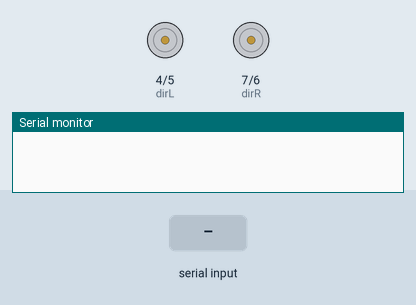
A sketch run on a simulated Arduino Uno, built with avr-gcc and run on an emulated ATmega328P. On the bench: direction and speed pins drawn as motors (green arrow = direction pin HIGH = forward, orange = LOW = backward, longer = more drive), the last lines printed to the serial monitor. Inputs (shaded band) come from the test bench.

Above: at 1.2 s.
1.3 s: "w" received over Serial
At 2.5 s:
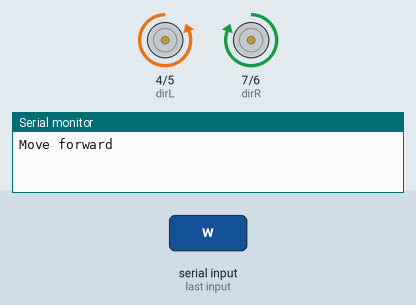
2.8 s: "s" received over Serial
At 3.8 s:
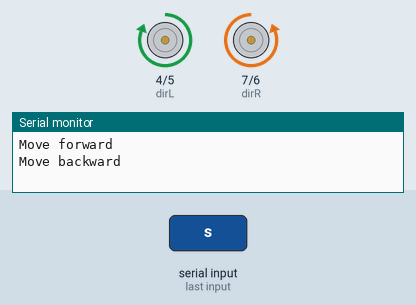
4.3 s: "a" received over Serial
At 5.0 s:
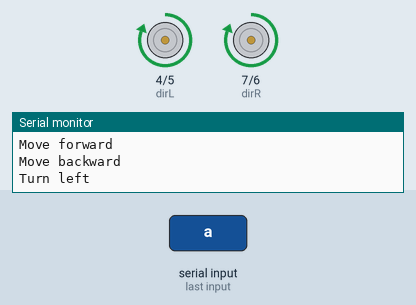
5.8 s: "d" received over Serial
At 6.1 s:
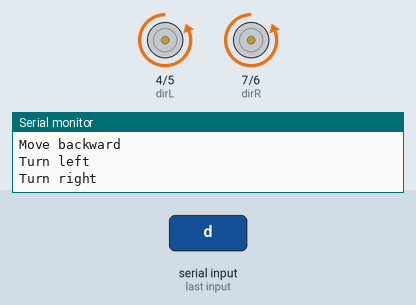
7.3 s: "W" received over Serial
At 8.5 s:
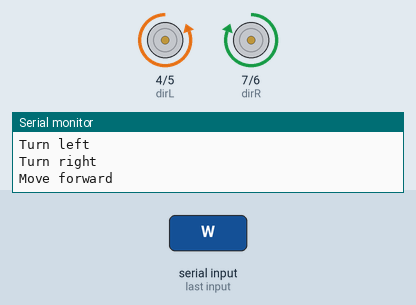
8.8 s: "0" received over Serial
At 9.6 s:
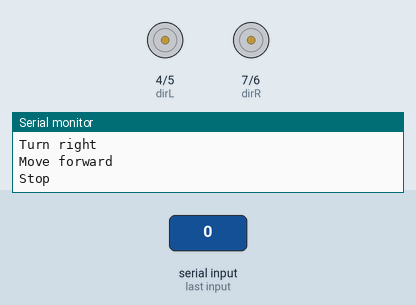
Timing chart, 0 to 11.3 s (numbered marks = the images above; inputs shaded):
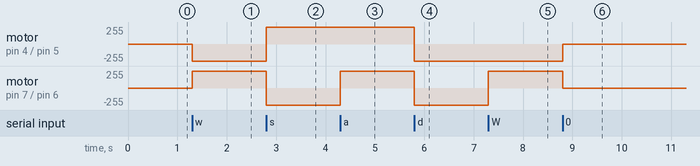

Measured:
- after the input at 1.3 s, motor on pin 4 (dirL) / pin 5 (enL): stopped → backward 255/255 at once; motor on pin 7 (dirR) / pin 6 (enR): stopped → forward 255/255 at once
- after the input at 2.8 s, motor on pin 4 (dirL) / pin 5 (enL): backward 255/255 → forward 255/255 at once; motor on pin 7 (dirR) / pin 6 (enR): forward 255/255 → backward 255/255 at once
- after the input at 4.3 s, motor on pin 7 (dirR) / pin 6 (enR): backward 255/255 → forward 255/255 at once
- after the input at 5.8 s, motor on pin 4 (dirL) / pin 5 (enL), motor on pin 7 (dirR) / pin 6 (enR): forward 255/255 → backward 255/255 at once
- after the input at 7.3 s, motor on pin 7 (dirR) / pin 6 (enR): backward 255/255 → forward 255/255 at once
- after the input at 8.8 s, motor on pin 4 (dirL) / pin 5 (enL): backward 255/255 → stopped at once; motor on pin 7 (dirR) / pin 6 (enR): forward 255/255 → stopped at once

The sketch:

Tester.ino
```cpp
#include <Actuator.h>

#define enL 5
#define enR 6
#define dirL 4
#define dirR 7

Actuator motors(enL, enR, dirL, dirR);

char command = '\0';

void setup() {
  Serial.begin(38400);
}

void loop() {
  //  for (int i = 0; i <= 255; i++) {
  //    motors.forward(i);
  //    delay(10);
  //  }
  //  for (int i = 255; i >= 0; i--) {
  //    motors.forward(i);
  //    delay(10);
  //  }
  //
  //  for (int i = 0; i <= 255; i++) {
  //    motors.reverse(i);
  //    delay(10);
  //  }
  //  for (int i = 255; i >= 0; i--) {
  //    motors.reverse(i);
  //    delay(10);
  //  }

  if (Serial.available() > 0) {
    command = Serial.read();
    switch (command) {
      case 'w':
      case 'W':
        Serial.println("Move forward");
        motors.forward();
        break;

      case 's':
      case 'S':
        Serial.println("Move backward");
        motors.reverse();
        break;

      case 'a':
      case 'A':
        Serial.println("Turn left");
        motors.left();
        break;

      case 'd':
      case 'D':
        Serial.println("Turn right");
        motors.right();
        break;

      case '0':
        Serial.println("Stop");
        motors.stop();
        break;

      default:
        Serial.println("Command not listed");
        motors.stop();
        break;
    }
  }
}
```

Actuator.cpp
```cpp
//
// Created by Sheldon on 3/26/2017.
//

#include "Actuator.h"

Actuator::Actuator(int en, int dir) {
  pinMode(en, OUTPUT);
  pinMode(dir, OUTPUT);
  _en = en;
  _dir = dir;
}

Actuator::Actuator(int enL, int enR, int dirL, int dirR) {
  pinMode(enL, OUTPUT);
  pinMode(enR, OUTPUT);
  pinMode(dirL, OUTPUT);
  pinMode(dirR, OUTPUT);
  _enL = enL;
  _enR = enR;
  _dirL = dirL;
  _dirR = dirR;
}
void Actuator::forwardIndependent() {
  digitalWrite(_dir, LOW);
  analogWrite(_en, 255);
}

void Actuator::forward() {
  digitalWrite(_dirL, LOW);
  digitalWrite(_dirR, HIGH);
  analogWrite(_enL, 255);
  analogWrite(_enR, 255);
}

void Actuator::forwardIndependent(int speed) {
  digitalWrite(_dir, LOW);
  analogWrite(_en, speed);
}

void Actuator::forward(int speed) {
  digitalWrite(_dirL, LOW);
  digitalWrite(_dirR, HIGH);
  analogWrite(_enL, speed);
  analogWrite(_enR, speed);
}

void Actuator::reverseIndependent() {
  digitalWrite(_dir, HIGH);
  analogWrite(_en, 255);
}

void Actuator::reverseIndependent(int speed) {
  digitalWrite(_dir, HIGH);
  analogWrite(_en, speed);
}

void Actuator::reverse() {
  digitalWrite(_dirL, HIGH);
  digitalWrite(_dirR, LOW);
  analogWrite(_enL, 255);
  analogWrite(_enR, 255);
}

void Actuator::reverse(int speed) {
  digitalWrite(_dirL, HIGH);
  digitalWrite(_dirR, LOW);
  analogWrite(_enL, speed);
  analogWrite(_enR, speed);
}

void Actuator::left() {
  digitalWrite(_dirL, HIGH);
  digitalWrite(_dirR, HIGH);
  analogWrite(_enL, 255);
  analogWrite(_enR, 255);
}

void Actuator::right() {
  digitalWrite(_dirL, LOW);
  digitalWrite(_dirR, LOW);
  analogWrite(_enL, 255);
  analogWrite(_enR, 255);
}

void Actuator::stop() {
  analogWrite(_enL, 0);
  analogWrite(_enR, 0);
}

void Actuator::stopIndependent() {
  analogWrite(_en, 0);
}
```
